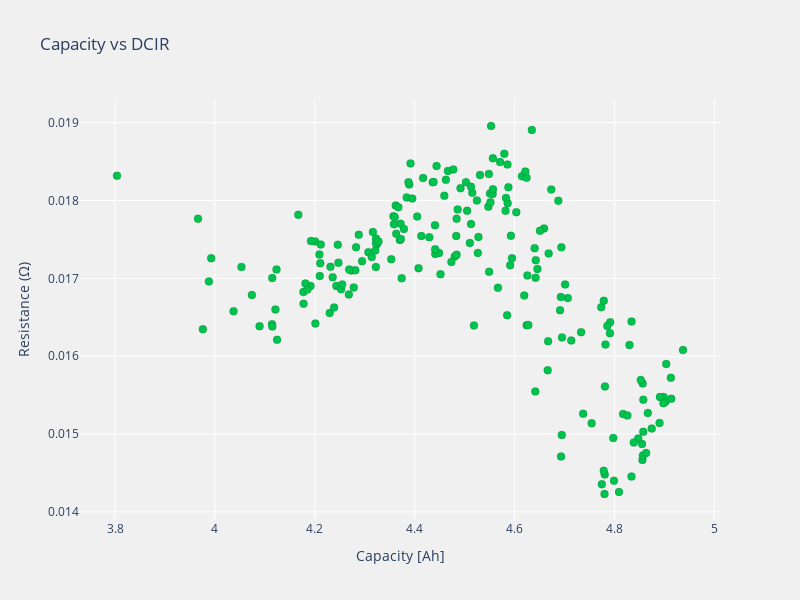

The notebook cell saved with this chart:
### Markdown cell above
We can also plot both the capacity and resistance on a heatmap

### Code cell
fig_heat = mc.plot_capacity_resistance_heatmap(
    var_kpis,
    dcir,
    changes=changes,
    base_design=base_design,
    include_baseline=False,
    bins=(30, 30),
    title="Capacity vs DCIR",
    marker_size=8,
)

### Figure 1 — Plotly figure (JSON) as saved in the notebook; plotly's stock layout.template omitted (floating-point values rounded to 4 significant figures; data arrays with more than 128 entries replaced by an {"elided": "..."} marker saying what was removed)
{"data": [{"hovertemplate": "%{text}<extra></extra>", "marker": {"color": "#00c34e", "line": {"color": "rgba(0,0,0,0.25)", "width": 0.5}, "showscale": false, "size": 8}, "mode": "markers", "text": {"elided": "200 str values"}, "type": "scatter", "x": {"elided": "200 float values"}, "y": {"elided": "200 float values"}}], "layout": {"height": 600, "paper_bgcolor": "rgba(240,240,240,1)", "plot_bgcolor": "rgba(240,240,240,1)", "title": {"text": "Capacity vs DCIR"}, "width": 800, "xaxis": {"title": {"text": "Capacity [Ah]"}}, "yaxis": {"title": {"text": "Resistance (Ω)"}}}}
